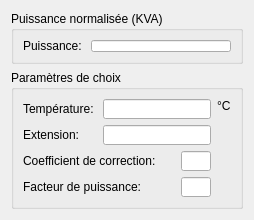
     <widget class="QWidget" name="tabTransfo">
      <attribute name="title">
       <string>Transformateur</string>
      </attribute>
      <layout class="QGridLayout" name="gridLayout_5">
       <item row="0" column="0">
        <widget class="QGroupBox" name="groupBox_6">
         <property name="maximumSize">
          <size>
           <width>16777215</width>
           <height>53</height>
          </size>
         </property>
         <property name="title">
          <string>Puissance normalisée (KVA)</string>
         </property>
         <layout class="QGridLayout" name="gridLayout_6">
          <item row="0" column="0">
           <widget class="QLabel" name="label_23">
            <property name="text">
             <string>Puissance: </string>
            </property>
           </widget>
          </item>
          <item row="0" column="1">
           <widget class="QLineEdit" name="lineEditPuissanceTransfo">
            <property name="alignment">
             <set>Qt::AlignRight|Qt::AlignTrailing|Qt::AlignVCenter</set>
            </property>
            <property name="readOnly">
             <bool>true</bool>
            </property>
           </widget>
          </item>
         </layout>
        </widget>
       </item>
       <item row="1" column="0">
        <widget class="QGroupBox" name="groupBox_5">
         <property name="maximumSize">
          <size>
           <width>16777215</width>
           <height>139</height>
          </size>
         </property>
         <property name="title">
          <string>Paramètres de choix</string>
         </property>
         <layout class="QGridLayout" name="gridLayout_7">
          <item row="0" column="0">
           <layout class="QVBoxLayout" name="verticalLayout_5">
            <item>
             <layout class="QHBoxLayout" name="horizontalLayout_19">
              <item>
               <widget class="QLabel" name="label_19">
                <property name="text">
                 <string>Température: </string>
                </property>
               </widget>
              </item>
              <item>
               <widget class="QLineEdit" name="lineEditTempAmb">
                <property name="alignment">
                 <set>Qt::AlignRight|Qt::AlignTrailing|Qt::AlignVCenter</set>
                </property>
                <property name="readOnly">
                 <bool>true</bool>
                </property>
               </widget>
              </item>
             </layout>
            </item>
            <item>
             <layout class="QHBoxLayout" name="horizontalLayout_18">
              <property name="spacing">
               <number>20</number>
              </property>
              <item>
               <widget class="QLabel" name="label_18">
                <property name="text">
                 <string>Extension: </string>
                </property>
               </widget>
              </item>
              <item>
               <widget class="QLineEdit" name="lineEditKa">
                <property name="alignment">
                 <set>Qt::AlignRight|Qt::AlignTrailing|Qt::AlignVCenter</set>
                </property>
                <property name="readOnly">
                 <bool>true</bool>
                </property>
               </widget>
              </item>
             </layout>
            </item>
            <item>
             <layout class="QHBoxLayout" name="horizontalLayout_20">
              <property name="spacing">
               <number>6</number>
              </property>
              <item>
               <widget class="QLabel" name="label_20">
                <property name="text">
                 <string>Coefficient de correction: </string>
                </property>
               </widget>
              </item>
              <item>
               <widget class="QLineEdit" name="lineEditKi">
                <property name="maximumSize">
                 <size>
                  <width>30</width>
                  <height>16777215</height>
                 </size>
                </property>
                <property name="alignment">
                 <set>Qt::AlignRight|Qt::AlignTrailing|Qt::AlignVCenter</set>
                </property>
                <property name="readOnly">
                 <bool>true</bool>
                </property>
               </widget>
              </item>
             </layout>
            </item>
            <item>
             <layout class="QHBoxLayout" name="horizontalLayout_21">
              <property name="spacing">
               <number>21</number>
              </property>
              <item>
               <widget class="QLabel" name="label_21">
                <property name="text">
                 <string>Facteur de puissance: </string>
                </property>
               </widget>
              </item>
              <item>
               <widget class="QLineEdit" name="lineEditCosPhiTransfo">
                <property name="maximumSize">
                 <size>
                  <width>30</width>
                  <height>16777215</height>
                 </size>
                </property>
                <property name="alignment">
                 <set>Qt::AlignRight|Qt::AlignTrailing|Qt::AlignVCenter</set>
                </property>
                <property name="readOnly">
                 <bool>true</bool>
                </property>
               </widget>
              </item>
             </layout>
            </item>
           </layout>
          </item>
          <item row="0" column="1">
           <widget class="QLabel" name="label_22">
            <property name="text">
             <string>°C</string>
            </property>
            <property name="alignment">
             <set>Qt::AlignLeading|Qt::AlignLeft|Qt::AlignTop</set>
            </property>
           </widget>
          </item>
         </layout>
        </widget>
       </item>
      </layout>
     </widget>
